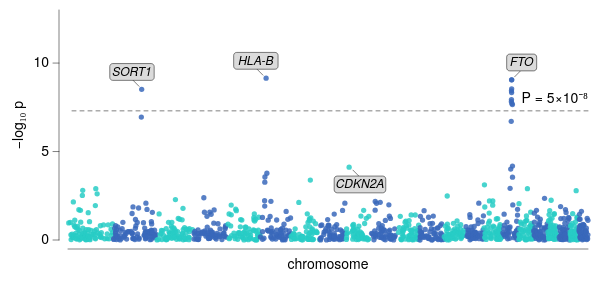

Write the Vega-Lite specification saved for this chart.
### Vega-Lite specification from a JSON file in a GitHub repository (floating-point values rounded to 4 significant figures; data arrays with more than 128 entries replaced by an {"elided": "..."} marker saying what was removed)
{"background": null, "config": {"arc": {"fill": "#DBDBDB", "fillOpacity": 1.0, "innerRadius": 28.75, "padAngle": 0.03, "stroke": "black", "strokeOpacity": 1, "strokeWidth": 0.25}, "area": {"fill": "#DBDBDB", "fillOpacity": 1.0, "stroke": "black", "strokeOpacity": 1, "strokeWidth": 0.25}, "axis": {"domain": true, "domainCap": "round", "domainColor": "black", "domainWidth": 0.25, "grid": false, "gridCap": "round", "gridColor": "#F1F1F1", "gridDash": [0, 0], "gridOpacity": 1.0, "gridWidth": 0.25, "labelColor": "black", "labelFont": "Helvetica Neue", "labelFontSize": 7, "labelFontStyle": "normal", "labelFontWeight": 400, "offset": 4.5, "ticks": true, "tickCap": "round", "tickColor": "black", "tickRound": false, "tickSize": 3, "tickWidth": 0.25, "titleColor": "black", "titleFont": "Helvetica Neue", "titleFontSize": 7, "titleFontStyle": "normal", "titleFontWeight": 400}, "axisX": {"domain": true, "labelAlign": "center", "labelAngle": 0, "labels": true, "ticks": true, "translate": 0}, "axisY": {"domain": true, "labelAlign": "right", "labelAngle": 0, "labels": true, "ticks": true, "translate": 0}, "axisRight": {"domain": true, "labelAlign": "left", "labelAngle": 0, "labels": true, "ticks": true, "translate": 0}, "axisTop": {"domain": true, "labelAlign": "center", "labelAngle": 0, "labels": true, "ticks": true, "translate": 0}, "axisBand": {"tickOffset": 0}, "bar": {"fill": "#DBDBDB", "fillOpacity": 1.0, "stroke": "black", "strokeOpacity": 1, "strokeWidth": 0.25}, "boxplot": {"size": 10.35, "ticks": {"cornerRadius": 0.25, "fill": "black", "opacity": 1, "size": 5.175, "thickness": 0.25}, "box": {"fillOpacity": 1.0, "stroke": "black", "strokeOpacity": 1, "strokeWidth": 0.25}, "median": {"cornerRadius": 0, "fill": "black", "fillOpacity": 1.0, "opacity": 1, "size": 10.35, "thickness": 0.25}, "rule": {"fill": "black", "fillOpacity": 1.0, "size": 11.5, "stroke": "black", "strokeDash": [0, 0], "strokeOpacity": 1, "strokeWidth": 0.25}, "outliers": {"color": "black", "fill": "black", "fillOpacity": 1.0, "size": 0, "stroke": "black", "strokeOpacity": 1, "strokeWidth": 0.25}}, "circle": {"fill": "black", "fillOpacity": 1.0, "size": 0.575, "stroke": null, "strokeOpacity": 1, "strokeWidth": 0.25}, "errorband": {"band": {"fillOpacity": 0.6, "stroke": null, "strokeWidth": 0.25, "strokeOpacity": 1}, "borders": {"opacity": 0, "strokeOpacity": 0.25, "strokeWidth": 1}}, "errorbar": {"opacity": 1, "rule": {"strokeDash": [0, 0], "strokeWidth": 0.25}, "ticks": {"color": "black", "cornerRadius": 0.125, "opacity": 1, "size": 6.9, "thickness": 0.25}, "thickness": 0.25}, "font": "Helvetica Neue", "geoshape": {"fill": "#DBDBDB", "fillOpacity": 1.0, "stroke": "black", "strokeOpacity": 1, "strokeWidth": 0.25}, "header": {"labelColor": "black", "labelFont": "Helvetica Neue", "labelFontSize": 7, "labelFontStyle": "normal", "labelFontWeight": 400, "titleColor": "black", "titleFont": "Helvetica Neue", "titleFontSize": 7, "titleFontStyle": "normal", "titleFontWeight": 400, "titlePadding": 0}, "legend": {"disable": false, "offset": 4.5, "titlePadding": 4, "labelOffset": 2, "gradientLabelOffset": 2, "gradientLength": 57.5, "gradientThickness": 5.75, "gradientOpacity": 1.0, "gradientStrokeColor": "black", "gradientStrokeWidth": 0.25, "labelColor": "black", "labelFont": "Helvetica Neue", "labelFontSize": 7, "labelFontStyle": "normal", "labelFontWeight": 400, "strokeColor": "black", "strokeWidth": 0, "symbolSize": 42, "symbolStrokeColor": "black", "symbolStrokeWidth": 0.25, "titleColor": "black", "titleFont": "Helvetica Neue", "titleFontSize": 7, "titleFontStyle": "normal", "titleFontWeight": 400}, "line": {"color": "black", "stroke": "black", "strokeCap": "round", "strokeDash": [0, 0], "strokeOpacity": 1, "strokeWidth": 0.375}, "point": {"filled": true, "fill": "#DBDBDB", "fillOpacity": 1.0, "size": 5.75, "stroke": "black", "strokeOpacity": 1, "strokeWidth": 0.25}, "range": {"category": ["#C6D9F1", "#F1C9CB", "#FEF0B9", "#CEE37A", "#7AA8E0", "#E589A3", "#FDDD5D", "#68B961", "#4177B1", "#C35082", "#E5C227", "#438156"], "diverging": {"scheme": ["#C35082", "#CE6D94", "#D989A7", "#E2A4BA", "#EABFCE", "#F1DBE2", "#F6F6F6", "#D7E0EB", "#B9CBE0", "#9BB6D5", "#7DA1C9", "#5F8CBD", "#4177B1"]}, "heatmap": {"scheme": ["#32022B", "#43044D", "#4C196E", "#4D338C", "#484DA6", "#3A68BB", "#1D83CA", "#1D9CCB", "#23B5C9", "#28CDC5", "#4DE0B4", "#91EE9F"]}, "ordinal": {"scheme": ["#F1F1F1", "#DBDBDB", "#C6C6C6", "#B2B2B2", "#9D9D9D", "#898989", "#767676", "#636363", "#515151", "#404040", "#2F2F2F", "#1F1F1F"]}, "ramp": {"scheme": ["#32022B", "#43044D", "#4C196E", "#4D338C", "#484DA6", "#3A68BB", "#1D83CA", "#1D9CCB", "#23B5C9", "#28CDC5", "#4DE0B4", "#91EE9F"]}}, "rule": {"color": "black", "stroke": "black", "strokeCap": "round", "strokeDash": [2, 2], "strokeOpacity": 1, "strokeWidth": 0.25}, "scale": {"bandPaddingInner": 0.1, "bandPaddingOuter": 0.1, "round": false}, "rect": {"fill": "#DBDBDB", "fillOpacity": 1.0, "stroke": "black", "strokeOpacity": 1, "strokeWidth": 0.25}, "square": {"fill": "#DBDBDB", "fillOpacity": 1.0, "size": 11.5, "stroke": "black", "strokeOpacity": 1, "strokeWidth": 0.25}, "text": {"color": "black", "font": "Helvetica Neue", "fontSize": 7, "fontStyle": "normal", "fontWeight": 400}, "tick": {"color": "black", "cornerRadius": 0.125, "opacity": 1.0, "size": 10.35, "thickness": 0.25}, "title": {"anchor": "middle", "frame": "group", "color": "black", "font": "Helvetica Neue", "fontSize": 7, "fontStyle": "normal", "fontWeight": 400, "subtitleColor": "black", "subtitleFont": "Helvetica Neue", "subtitleFontSize": "Helvetica Neue", "subtitleFontStyle": "normal", "subtitleFontWeight": 400}, "trail": {"color": "black", "opacity": 1, "size": 0.375}, "view": {"continuousWidth": 260, "continuousHeight": 115, "discreteWidth": 260, "discreteHeight": 115, "fill": null, "stroke": null, "strokeWidth": 0.25}}, "layer": [{"data": {"name": "data-03186213ed5e726b81dd02ff130392d8"}, "mark": {"type": "circle", "opacity": 0.85, "size": 7}, "encoding": {"color": {"field": "parity", "legend": null, "scale": {"range": ["#3A68BB", "#28CDC5"]}, "type": "nominal"}, "x": {"axis": {"labels": false, "ticks": false}, "field": "pos", "title": "chromosome", "type": "quantitative"}, "y": {"field": "logp", "scale": {"domain": [0, 13]}, "title": "−log₁₀ p", "type": "quantitative"}}}, {"layer": [{"data": {"values": [{"__dysonsphere__": 1}]}, "mark": {"type": "rule", "opacity": 1.0, "strokeDash": [2, 2]}, "encoding": {"y": {"datum": 7.3}}}, {"data": {"values": [{"__dysonsphere__": 1}]}, "mark": {"type": "text", "align": "right", "baseline": "bottom", "dx": 0, "dy": -3, "fontSize": 7}, "encoding": {"text": {"value": "P = 5×10⁻⁸"}, "x": {"value": 260}, "y": {"datum": 7.3}}}]}, {"layer": [{"data": {"values": [{"__dysonsphere__": 1}]}, "mark": {"type": "rule", "strokeDash": [0, 0]}, "encoding": {"x": {"datum": 392.7, "scale": {"domain": [0, 2875.0], "nice": false, "padding": 0, "zero": false}}, "x2": {"datum": 357.6}, "y": {"datum": 8.687, "scale": {"domain": [0, 13], "nice": false, "padding": 0, "zero": false}}, "y2": {"datum": 9.05}}}, {"data": {"values": [{"__dysonsphere__": 1}]}, "mark": {"type": "rect", "cornerRadius": 1.5, "fill": "#DBDBDB", "fillOpacity": 1.0, "height": 8.4, "width": 22.2}, "encoding": {"x": {"datum": 353.7}, "xOffset": {"value": 0.0}, "y": {"datum": 9.497}, "yOffset": {"value": 0.0}}}, {"data": {"values": [{"__dysonsphere__": 1}]}, "mark": {"type": "text", "align": "center", "baseline": "middle", "fontSize": 6, "fontStyle": "italic"}, "encoding": {"text": {"value": "SORT1"}, "x": {"datum": 353.7}, "y": {"datum": 9.497}}}, {"data": {"values": [{"__dysonsphere__": 1}]}, "mark": {"type": "rule", "strokeDash": [0, 0]}, "encoding": {"x": {"datum": 1078.0}, "x2": {"datum": 1043.0}, "y": {"datum": 9.318}, "y2": {"datum": 9.681}}}, {"data": {"values": [{"__dysonsphere__": 1}]}, "mark": {"type": "rect", "cornerRadius": 1.5, "fill": "#DBDBDB", "fillOpacity": 1.0, "height": 8.4, "width": 22.2}, "encoding": {"x": {"datum": 1039.0}, "xOffset": {"value": 0.0}, "y": {"datum": 10.13}, "yOffset": {"value": 0.0}}}, {"data": {"values": [{"__dysonsphere__": 1}]}, "mark": {"type": "text", "align": "center", "baseline": "middle", "fontSize": 6, "fontStyle": "italic"}, "encoding": {"text": {"value": "HLA-B"}, "x": {"datum": 1039.0}, "y": {"datum": 10.13}}}, {"data": {"values": [{"__dysonsphere__": 1}]}, "mark": {"type": "rule", "strokeDash": [0, 0]}, "encoding": {"x": {"datum": 1575.0}, "x2": {"datum": 1610.0}, "y": {"datum": 3.95}, "y2": {"datum": 3.587}}}, {"data": {"values": [{"__dysonsphere__": 1}]}, "mark": {"type": "rect", "cornerRadius": 1.5, "fill": "#DBDBDB", "fillOpacity": 1.0, "height": 8.4, "width": 25.8}, "encoding": {"x": {"datum": 1614.0}, "xOffset": {"value": 0.0}, "y": {"datum": 3.14}, "yOffset": {"value": 0.0}}}, {"data": {"values": [{"__dysonsphere__": 1}]}, "mark": {"type": "text", "align": "center", "baseline": "middle", "fontSize": 6, "fontStyle": "italic"}, "encoding": {"text": {"value": "CDKN2A"}, "x": {"datum": 1614.0}, "y": {"datum": 3.14}}}, {"data": {"values": [{"__dysonsphere__": 1}]}, "mark": {"type": "rule", "strokeDash": [0, 0]}, "encoding": {"x": {"datum": 2469.0}, "x2": {"datum": 2504.0}, "y": {"datum": 9.223}, "y2": {"datum": 9.586}}}, {"data": {"values": [{"__dysonsphere__": 1}]}, "mark": {"type": "rect", "cornerRadius": 1.5, "fill": "#DBDBDB", "fillOpacity": 1.0, "height": 8.4, "width": 15.0}, "encoding": {"x": {"datum": 2508.0}, "xOffset": {"value": 0.0}, "y": {"datum": 10.03}, "yOffset": {"value": 0.0}}}, {"data": {"values": [{"__dysonsphere__": 1}]}, "mark": {"type": "text", "align": "center", "baseline": "middle", "fontSize": 6, "fontStyle": "italic"}, "encoding": {"text": {"value": "FTO"}, "x": {"datum": 2508.0}, "y": {"datum": 10.03}}}]}], "$schema": "https://vega.github.io/schema/vega-lite/v6.4.1.json", "datasets": {"data-03186213ed5e726b81dd02ff130392d8": {"elided": "1213 records"}}}
